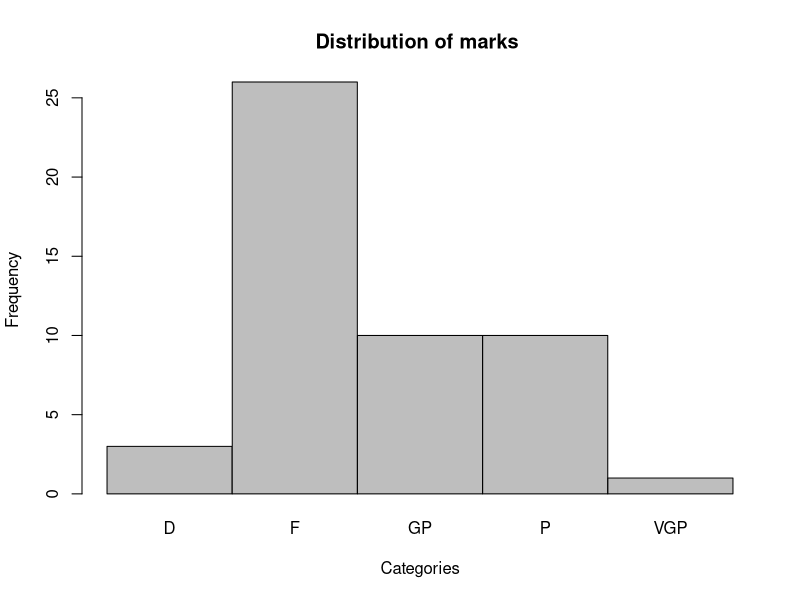

Write the R code that produced this figure.
## ---- chunk 1
knitr::opts_chunk$set(echo = FALSE)
## ---- chunk 2
if(8<9)
{
  print(T)
}else{
  print(F)
}

## ---- chunk 3
ifelse(8<9,T,F) # vectorized  function
## ---- chunk 4
set.seed(123)
marks <- round(rnorm(50, mean=60, sd=15),2)
category = character(0)
for( mark in marks){
  if(mark > 60)
  {
    if(mark>=60 & mark<70)
    {
      cat(mark, "pass \n")
      category <-c(category, "Pass")
      
    }else{
      
      if(mark>=70 & mark<80)
      {
        cat(mark, "Good pass \n")
        category <-c(category, "Good Pass")
      }else{
        if(mark>=80 & mark<85)
        {
          cat(mark, " Very Good pass\n")
          category <-c(category, "Very Good Pass")
        }else{
          cat(mark, "Distinction\n")
          category <-c(category, "Distinction")
        }
      }
    }
  }else{
    cat(mark,"Fail\n")
    category <-c(category, "Fail")
  }
}

data <- data.frame("marks"=marks, "Category"=category)
## ---- chunk 5

category2 = character(0)
for( i in 1:length(marks)){
  if(marks[i] > 60)
  {
    if(marks[i]>=60 & marks[i]<70)
    {
      cat(marks[i], "pass \n")
      category2 <-c(category2, "Pass")
      
    }else{
      
      if(marks[i]>=70 & marks[i]<80)
      {
        cat(marks[i], "Good pass \n")
        category2 <-c(category2, "Good Pass")
      }else{
        if(marks[i]>=80 & marks[i]<85)
        {
          cat(marks[i], " Very Good pass\n")
          category2 <-c(category2, "Very Good Pass")
        }else{
          cat(marks[i], "Distinction\n")
          category2 <-c(category2, "Distinction")
        }
      }
    }
  }else{
    cat(marks[i],"Fail\n")
    category2 <-c(category2, "Fail")
  }
}
data$category2 <- category2
## ---- chunk 6
categories <- ifelse(
  marks < 60, "Fail", 
  ifelse(
    marks < 70, "Pass", 
    ifelse(
      marks < 80, "Good Pass", 
      ifelse(
        marks < 85, "Very Good Pass", 
        "Distinction"
      )
    )
  )
)


data$category3 <-   categories


data

## ---- chunk 7
marks_fn <- function(marks){
    categories <- ifelse(
    marks < 60, "F", 
    ifelse(
      marks < 70, "P", 
      ifelse(
        marks < 80, "GP", 
        ifelse(
          marks < 85, "VGP", 
          "D"
        )
      )
    )
  )
  
  cat_table <- table(categories)
  barplot(
    cat_table,
    xlab = "Categories",
    ylab = "Frequency",
    main = "Distribution of marks ",
    space = .001
    
    )
  
  
  
  df <- data.frame("Marks"=marks, "Categories"=categories)  
  
   
}

head(marks_fn(marks = marks),10)
## ---- chunk 8
i <- 0
repeat{
  print(i)
  if(i == 10){
    break
  }
  
  i <- i + 1
}
## ---- chunk 9
(A<-matrix(1:4, 2,2))
#lets apply sum function across the row to our matrix
apply(A, 1, sum)

# let apply sum across columns
apply(A, 2, sum)
## ---- chunk 10
(names<-c("rootkit","robert","root"))
lapply(names, toupper)
## ---- chunk 11
s <- "R|t"
strsplit(s,"|")

